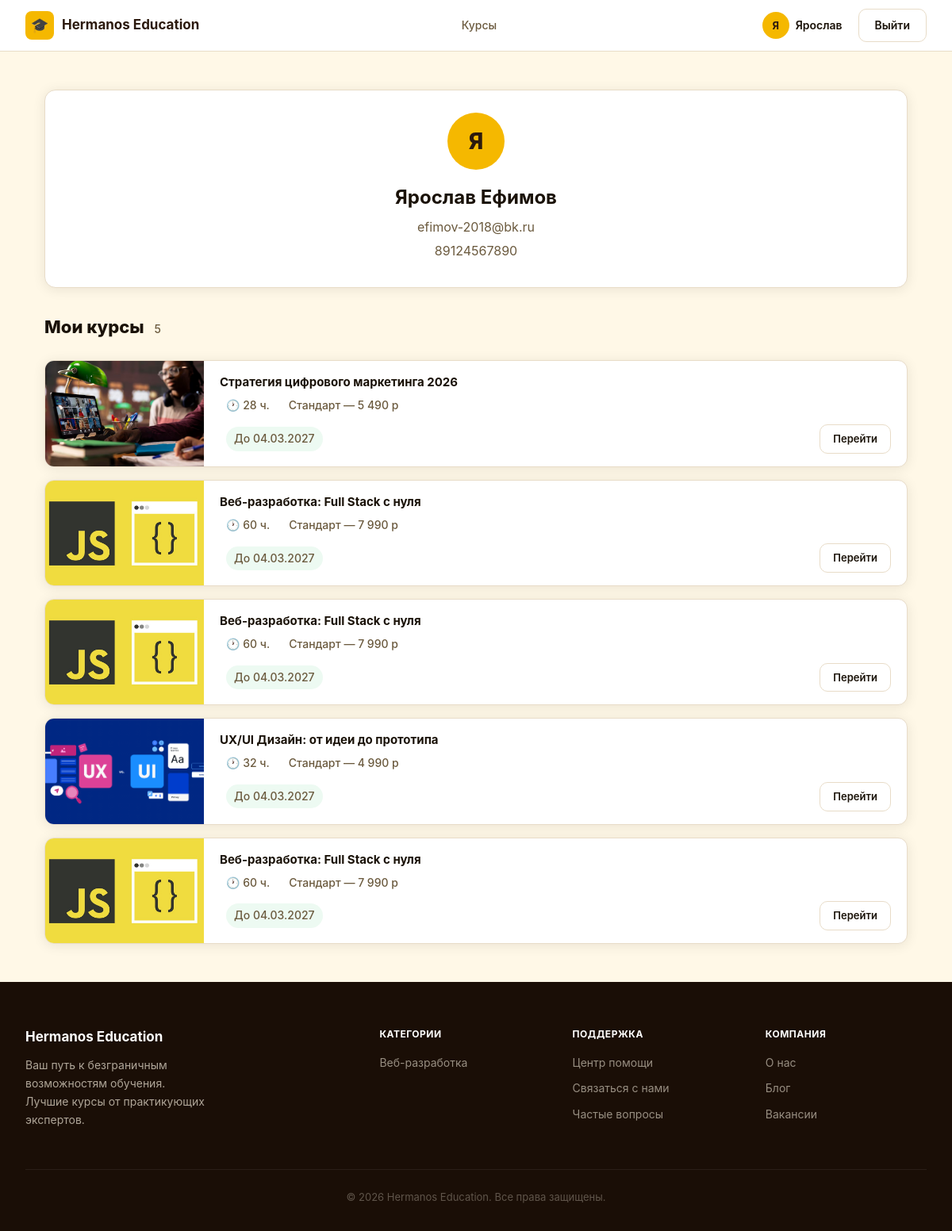
The page /hermanosEducation/profile.php (signed in) on the database its author committed.
### tables this page shows
CREATE TABLE `clients` (
  `client_id` int NOT NULL,
  `email` varchar(255) NOT NULL,
  `password` varchar(255) NOT NULL,
  `first_name` varchar(100) NOT NULL,
  `last_name` varchar(100) NOT NULL,
  `phone` varchar(20) DEFAULT NULL
);

CREATE TABLE `orders` (
  `order_id` int UNSIGNED NOT NULL,
  `client_id` int NOT NULL,
  `course_id` int UNSIGNED NOT NULL,
  `rates_id` int UNSIGNED NOT NULL,
  `payment_id` int UNSIGNED NOT NULL,
  `expires_at` date NOT NULL,
  `status` enum('pending','paid','cancelled') NOT NULL DEFAULT 'pending'
);

CREATE TABLE `courses` (
  `course_id` int UNSIGNED NOT NULL,
  `title` varchar(255) NOT NULL,
  `image_url` varchar(500) DEFAULT NULL,
  `description` text,
  `level` enum('Начальный','Средний','Продвинутый') NOT NULL DEFAULT 'Начальный',
  `duration_hours` int UNSIGNED NOT NULL DEFAULT '0'
);

CREATE TABLE `rates` (
  `rates_id` int UNSIGNED NOT NULL,
  `course_id` int UNSIGNED NOT NULL,
  `name` varchar(100) NOT NULL,
  `price` int NOT NULL,
  `description` text,
  `access_duration_days` int UNSIGNED NOT NULL DEFAULT '365'
);

### hermanosEducation/functions.php (called while the page is built, shortened)
<?php
function formatPrice($price) {
    return number_format((int)$price, 0, '.', ' ') . ' р';
}

### hermanosEducation/profile.php (the view, shortened to what this page needs)
<?php
require_once 'connect.php';
require_once 'functions.php';
$stmt = $conn->prepare("SELECT * FROM clients WHERE client_id = ?");
$stmt->execute([$_SESSION['client_id']]);
$client = $stmt->fetch();
$stmt = $conn->prepare(
    "SELECT c.*, r.price, r.name AS rate_name, o.expires_at, o.order_id
     FROM orders o
     JOIN courses c ON c.course_id = o.course_id
     JOIN rates r ON r.rates_id = o.rates_id
     WHERE o.client_id = ?"
);
$stmt->execute([$_SESSION['client_id']]);
$myCourses = $stmt->fetchAll();
require_once 'views/header.php';
?>
<div class="page-wrapper profile-page">
    <div class="container">
        <div class="profile-layout">
            <div class="profile-sidebar">
                <div class="profile-card">
                    <div class="profile-avatar">
                        <?= htmlspecialchars(mb_substr($client['first_name'], 0, 1)) ?>
                    </div>
                    <div class="profile-name">
                        <?= htmlspecialchars($client['first_name']) ?> <?= htmlspecialchars($client['last_name']) ?>
                    </div>
                    <div class="profile-email"><?= htmlspecialchars($client['email']) ?></div>
                    <?php if (!empty($client['phone'])): ?>
                        <div class="profile-phone"><?= htmlspecialchars($client['phone']) ?></div>
                    <?php endif; ?>
                </div>
            </div>
            <div class="profile-main">
                <h2>
                    Мои курсы
                    <span>
                        <?= count($myCourses) ?>
                    </span>
                </h2>
                <?php if (empty($myCourses)): ?>
                    <div class="empty-state">
                        <h3>Курсов пока нет</h3>
                        <p>Перейдите в каталог и выберите первый курс</p>
                        <a href="<?= base_url("/index.php") ?>" class="btn btn-gold">Перейти к курсам</a>
                    </div>
                <?php else: ?>
                    <div class="my-courses-list">
                        <?php foreach ($myCourses as $course):
                            $expired = strtotime($course['expires_at']) < time();
                        ?>
                            <div class="my-course-card <?= $expired ? 'my-course-card--expired' : '' ?>">
                                <img class="my-course-card__img"
                                    src="<?= htmlspecialchars($course['image_url'] ?? '') ?>"
                                    alt="<?= htmlspecialchars($course['title']) ?>">
                                <div class="my-course-card__body">
                                    <h3 class="my-course-card__title"><?= htmlspecialchars($course['title']) ?></h3>
                                    <div class="my-course-card__meta">
                                        <span>🕐 <?= htmlspecialchars($course['duration_hours']) ?> ч.</span>
                                        <span><?= htmlspecialchars($course['rate_name']) ?> — <?= formatPrice($course['price']) ?></span>
                                    </div>
                                    <div class="my-course-card__footer">
                                        <?php if ($expired): ?>
                                            <span class="badge-expired">Доступ истёк <?= date('d.m.Y', strtotime($course['expires_at'])) ?></span>
                                        <?php else: ?>
                                            <span class="badge-active">До <?= date('d.m.Y', strtotime($course['expires_at'])) ?></span>
                                        <?php endif; ?>
                                        <a href="/course.php?id=<?= (int)$course['course_id'] ?>" class="btn btn-outline" style="padding: 7px 16px; font-size: 13px;">
                                            Перейти
                                        </a>
                                    </div>
                                </div>
                            </div>
                        <?php endforeach; ?>
                    </div>
                <?php endif; ?>
            </div>
        </div>
    </div>
</div>
<?php require_once 'views/footer.php'; ?>

### hermanosEducation/styles/style.css (style rules this page uses)
* { box-sizing: border-box; margin: 0; padding: 0; }
:root { --gold: #f5b800; --gold-hover: #ffd84d; --gold-dark: #c08c00; --red: #c0321e; --brown-dark: #1a0e06; --brown: #2c1a0e; --cream: #fff8e7; --cream-dark: #f0e4c3; --text: #1a1208; --text-muted: #6b5a3e; --border: #e8dcc8; --white: #ffffff; --radius: 10px; --shadow: 0 2px 16px rgba(26, 14, 6, 0.09); --shadow-lg: 0 8px 32px rgba(26, 14, 6, 0.16); }
body { font-family: "Inter", sans-serif; font-size: 15px; background: var(--cream); color: var(--text); line-height: 1.6; display: grid; grid-template-rows: auto 1fr auto; min-height: 100vh; margin: 0; }
a { text-decoration: none; color: inherit; }
img { max-width: 100%; display: block; }
.container { max-width: 1280px; margin: 0 auto; padding: 0 32px; }
.btn { display: inline-flex; align-items: center; justify-content: center; gap: 6px; padding: 9px 20px; border-radius: var(--radius); font-size: 14px; font-weight: 600; border: none; transition: all 0.2s; white-space: nowrap; }
.btn-outline { background: transparent; border: 1.5px solid var(--border); color: var(--text); }
.page-wrapper { padding: 50px 0; }
.profile-page { min-height: 80vh; background: var(--cream); padding: 48px 24px; }
.profile-layout { display: grid; grid-template-columns: 1fr; gap: 32px; align-items: start; }
.profile-card { background: var(--white); border-radius: 14px; border: 1px solid var(--border); padding: 28px 24px; text-align: center; box-shadow: var(--shadow); position: sticky; top: 84px; }
.profile-avatar { width: 72px; height: 72px; background: var(--gold); border-radius: 50%; display: flex; align-items: center; justify-content: center; font-size: 28px; font-weight: 800; color: var(--brown); margin: 0 auto 16px; }
.profile-name { font-size: 24px; font-weight: 700; margin-bottom: 6px; }
.profile-email { font-size: 16px; color: var(--text-muted); margin-bottom: 4px; }
.profile-phone { font-size: 16px; color: var(--text-muted); margin-bottom: 4px; }
.my-courses-list { display: grid; grid-template-columns: repeat(2, 1fr); gap: 16px; }
.my-course-card { background: var(--white); border-radius: 12px; border: 1px solid var(--border); display: flex; gap: 0; overflow: hidden; box-shadow: var(--shadow); transition: box-shadow 0.2s; }
.my-course-card__img { width: 200px; min-height: 110px; object-fit: cover; flex-shrink: 0; }
.my-course-card__body { padding: 16px 20px; flex: 1; display: flex; flex-direction: column; justify-content: space-between; }
.my-course-card__title { font-size: 15px; font-weight: 700; margin-bottom: 8px; line-height: 1.4; }
.my-course-card__meta { display: flex; gap: 16px; font-size: 13px; color: var(--text-muted); margin-bottom: 12px; }
.my-course-card__footer { display: flex; align-items: center; justify-content: space-between; gap: 12px; }
.badge-active { font-size: 12px; font-weight: 600; color: #1a7a45; background: #edfaf2; padding: 4px 10px; border-radius: 50px; }
@media (max-width: 1200px) { .my-courses-list { grid-template-columns: repeat(1, 1fr); } }

### rows shown on the page
clients: first_name "Я", first_name "Ярослав", last_name "Ефимов", email "efimov-2018@bk.ru", phone "89124567890"
orders: course.image_url (picture), course.title "Стратегия цифрового маркетинга 2026", course.duration_hours "28", rates.name "Стандарт", rates.price "5 490 р", expires_at "04.03.2027"
orders: course.image_url (picture), course.title "Веб-разработка: Full Stack с нуля", course.duration_hours "60", rates.name "Стандарт", rates.price "7 990 р", expires_at "04.03.2027"
orders: course.image_url (picture), course.title "Веб-разработка: Full Stack с нуля", course.duration_hours "60", rates.name "Стандарт", rates.price "7 990 р", expires_at "04.03.2027"
orders: course.image_url (picture), course.title "UX/UI Дизайн: от идеи до прототипа", course.duration_hours "32", rates.name "Стандарт", rates.price "4 990 р", expires_at "04.03.2027"
orders: course.image_url (picture), course.title "Веб-разработка: Full Stack с нуля", course.duration_hours "60", rates.name "Стандарт", rates.price "7 990 р", expires_at "04.03.2027"

### other values the page prints
mb_substr($_SESSION['first_name'], 0, 1) "Я"
$_SESSION['first_name'] "Ярослав"
count($myCourses) "5"
